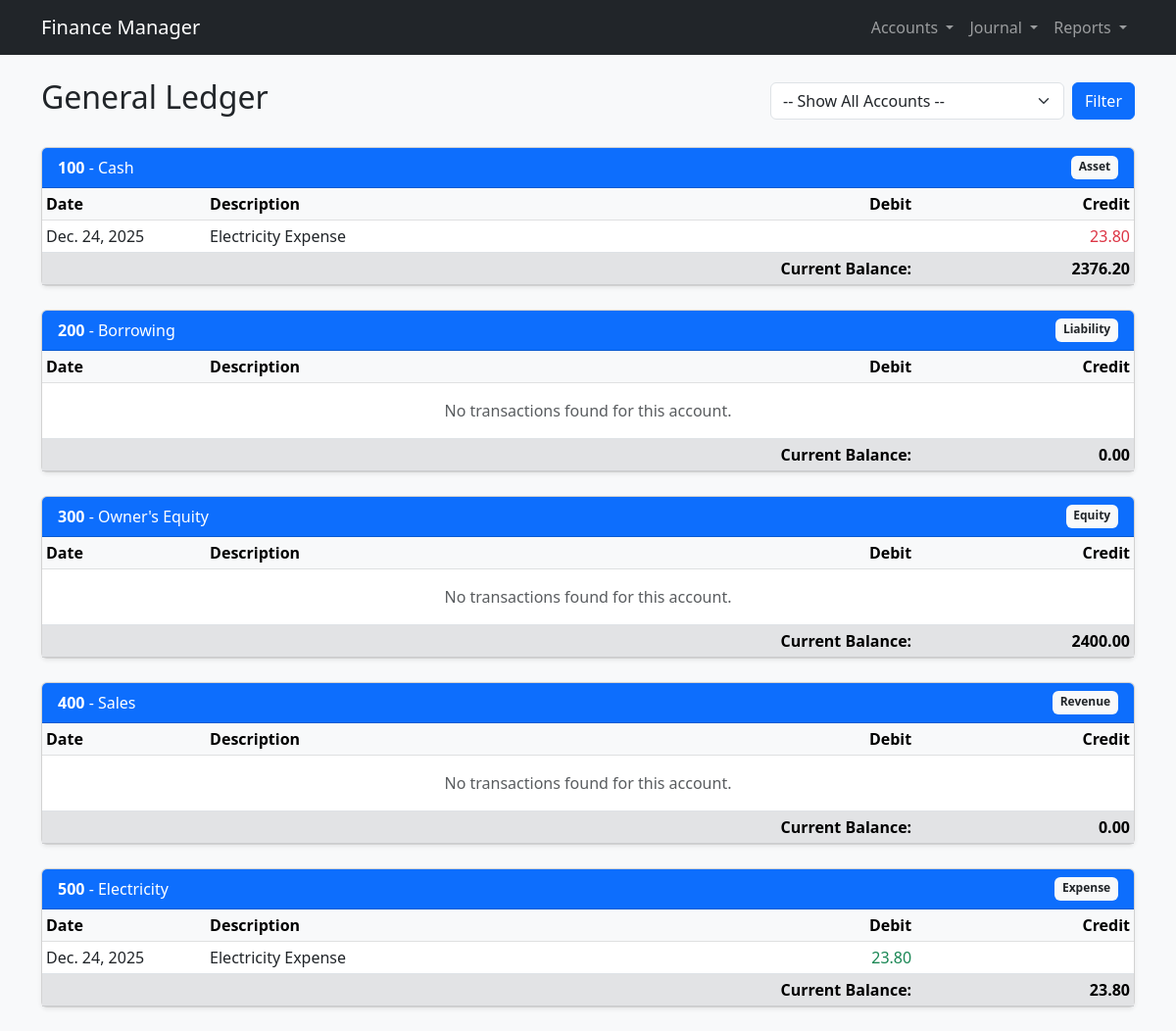
/accounts/report/ledger/, run on the app's committed database.
### accounts/models.py (models this page shows, shortened)
class Account(models.Model):
    ACCOUNT_TYPES = [
        ('ASSET', 'Asset'),
        ('LIABILITY', 'Liability'),
        ('EQUITY', 'Equity'),
        ('REVENUE', 'Revenue'),
        ('EXPENSE', 'Expense'),
    ]
    code = models.CharField(max_length=20, unique=True, help_text="e.g., 1001")
    name = models.CharField(max_length=100, help_text="e.g., Cash on Hand")
    type = models.CharField(max_length=10, choices=ACCOUNT_TYPES)
    balance = models.DecimalField(max_digits=15, decimal_places=2, default=0.00)
    created_at = models.DateTimeField(auto_now_add=True)

class JournalItem(models.Model):
    journal_entry = models.ForeignKey(JournalEntry, related_name='items', on_delete=models.CASCADE)
    account = models.ForeignKey(Account, on_delete=models.CASCADE)
    debit = models.DecimalField(max_digits=15, decimal_places=2, default=0.00)
    credit = models.DecimalField(max_digits=15, decimal_places=2, default=0.00)

class JournalEntry(models.Model):
    date = models.DateField()
    description = models.CharField(max_length=200)
    created_at = models.DateTimeField(auto_now_add=True)

### accounts/views.py (the view)
# urls.py: path('report/ledger/', views.general_ledger, name='general_ledger'),
def general_ledger(request):
    all_accounts = Account.objects.all().order_by('code')
    selected_account_id = request.GET.get('account')
    ledger_data = Account.objects.prefetch_related('journalitem_set__journal_entry').order_by('code')
    if selected_account_id:
        ledger_data = ledger_data.filter(id=selected_account_id)
    context = {
        'accounts': ledger_data,         # The accounts to display (Filtered)
        'all_accounts': all_accounts,    # The accounts for the <select> options
        'selected_account_id': int(selected_account_id) if selected_account_id else None
    }
    return render(request, 'accounts/general_ledger.html', context)

### accounts/templates/accounts/general_ledger.html (shortened to what this page needs)
{% extends 'accounts/base.html' %}
{% block content %}
<div class="d-flex justify-content-between align-items-center mb-4">
    <h2>General Ledger</h2>
    <form method="get" class="d-flex gap-2">
        <select name="account" class="form-select" onchange="this.form.submit()" style="min-width: 300px;">
            <option value="">-- Show All Accounts --</option>
        </select>
        <button type="submit" class="btn btn-primary">Filter</button>
    </form>
</div>
{% for account in accounts %}
<div class="card mb-4 shadow-sm">
    <div class="card-header bg-primary text-white d-flex justify-content-between">
        <span>
            <strong>{{ account.code }}</strong> - {{ account.name }}
        </span>
        <span class="badge bg-light text-dark">{{ account.get_type_display }}</span>
    </div>
    <div class="card-body p-0">
        <table class="table table-sm table-hover mb-0">
            <thead class="table-light">
                <tr>
                    <th style="width: 15%">Date</th>
                    <th style="width: 45%">Description</th>
                    <th class="text-end" style="width: 20%">Debit</th>
                    <th class="text-end" style="width: 20%">Credit</th>
                </tr>
            </thead>
            <tbody>
                {% for item in account.journalitem_set.all %}
                <tr>
                    <td>{{ item.journal_entry.date }}</td>
                    <td>{{ item.journal_entry.description }}</td>
                    <td class="text-end text-success">
                        {% if item.debit > 0 %}{{ item.debit }}{% endif %}
                    </td>
                    <td class="text-end text-danger">
                        {% if item.credit > 0 %}{{ item.credit }}{% endif %}
                    </td>
                </tr>
                {% empty %}
                <tr>
                    <td colspan="4" class="text-center text-muted py-3">No transactions found for this account.</td>
                </tr>
                {% endfor %}
            </tbody>
            <tfoot class="table-secondary">
                <tr>
                    <td colspan="3" class="text-end fw-bold">Current Balance:</td>
                    <td class="text-end fw-bold">{{ account.balance }}</td>
                </tr>
            </tfoot>
        </table>
    </div>
</div>
{% empty %}
<div class="alert alert-warning text-center">
    No accounts found matching your criteria.
</div>
{% endfor %}
{% endblock %}

### accounts/templates/accounts/base.html (shortened to what this page needs)
<!DOCTYPE html>
<html lang="en">
<head>
    <link href="https://cdn.jsdelivr.net/npm/bootstrap@5.3.0/dist/css/bootstrap.min.css" rel="stylesheet">
</head>
<body class="bg-light">
    <nav class="navbar navbar-expand-lg navbar-dark bg-dark mb-4">
        <div class="container">
            <a class="navbar-brand" href="{% url 'account_list' %}">Finance Manager</a>
            <div class="collapse navbar-collapse" id="navbarNav">
                <ul class="navbar-nav ms-auto">
                    <li class="nav-item dropdown">
                        <a class="nav-link dropdown-toggle" href="#" role="button" data-bs-toggle="dropdown">
                            Accounts
                        </a>
                    </li>
                    <li class="nav-item dropdown">
                        <a class="nav-link dropdown-toggle" href="#" role="button" data-bs-toggle="dropdown">
                            Journal
                        </a>
                    </li>
                    <li class="nav-item dropdown">
                        <a class="nav-link dropdown-toggle" href="#" role="button" data-bs-toggle="dropdown">
                            Reports
                        </a>
                    </li>
                </ul>
            </div>
        </div>
    </nav>
    <div class="container">
        {% block content %}{% endblock %}
    </div>
</body>
</html>

### data on the page
Account: code "100", name "Cash", type "Asset", balance "2376.20"
JournalItem: journal_entry "Dec. 24, 2025", journal_entry.description "Electricity Expense", credit "23.80"
Account: code "200", name "Borrowing", type "Liability", balance "0.00"
Account: code "300", name "Owner's Equity", type "Equity", balance "2400.00"
Account: code "400", name "Sales", type "Revenue", balance "0.00"
Account: code "500", name "Electricity", type "Expense", balance "23.80"
JournalItem: journal_entry "Dec. 24, 2025", journal_entry.description "Electricity Expense", debit "23.80"
